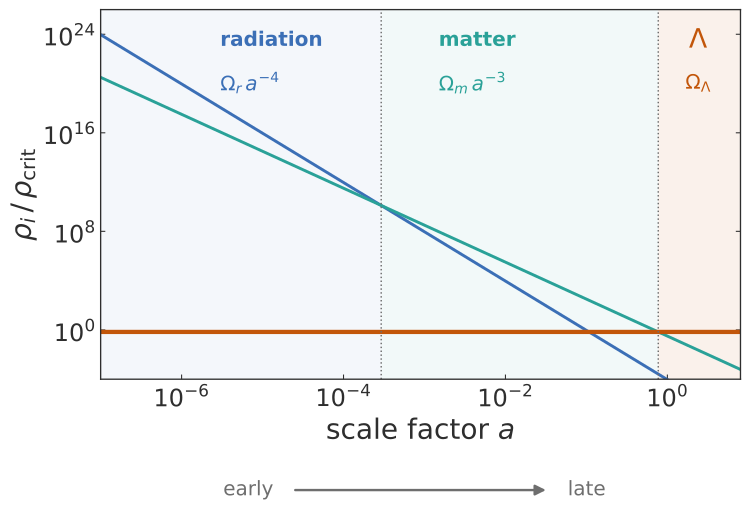

Here is the Python script that generated this plot:
#!/usr/bin/env python3
# ENV: shared
"""
What dominates the Universe, and when.

A slide version of figures/chap2/rho_vs_a.py from the thesis: the three energy
densities against the scale factor, with the era each one rules shaded, so the
audience sees in one look that the component driving the expansion today is the
one we understand least. Log-log in the scale factor a, Planck 2018 values, each
curve labelled with its term of H^2(a) = H0^2 (Omega_r a^-4 + Omega_m a^-3 +
Omega_Lambda), which the slide shows below; time runs left to right (early -> late).

Output (this directory): rho_vs_a.svg
"""

import sys
from pathlib import Path

import numpy as np

HERE = Path(__file__).resolve().parent

ROOT = next(p for p in HERE.parents if (p / "_common.py").exists())
sys.path.insert(0, str(ROOT))
from _common import GREY, KW, skip_if_built, slide_style

OUT = "rho_vs_a.svg"
skip_if_built(HERE, OUT)
slide_style(scale=1.5)
import matplotlib.pyplot as plt

# Planck 2018, normalised to the present critical density.
OM_R, OM_M, OM_L = 9.2e-5, 0.315, 0.685
RAD, MAT = "#3B6FB6", "#2AA198"

a = np.logspace(-7, 0.9, 1200)
a_eq = OM_R / OM_M
a_lam = (OM_M / OM_L) ** (1 / 3)

fig, ax = plt.subplots(figsize=(8.6, 5.0))

ax.axvspan(1e-7, a_eq, color=RAD, alpha=0.055, lw=0)
ax.axvspan(a_eq, a_lam, color=MAT, alpha=0.065, lw=0)
ax.axvspan(a_lam, 8, color=KW, alpha=0.085, lw=0)

ax.loglog(a, OM_R * a**-4, color=RAD)
ax.loglog(a, OM_M * a**-3, color=MAT)
ax.loglog(a, OM_L * np.ones_like(a), color=KW, lw=3.2)

for x in (a_eq, a_lam):
    ax.axvline(x, color=GREY, ls=":", lw=1.1)

# One label per component, inside its own shaded era, clear of every curve:
# the band colour matches the curve, so nothing needs a legend. Each curve is
# labelled with its scaling, the terms of H^2(a) on the slide; the dotted era
# boundaries (equality at a = Omega_r/Omega_m, Lambda at (Omega_m/Omega_L)^(1/3))
# are left unlabelled.
ax.text(3e-6, 3e23, "radiation", color=RAD, fontweight="bold", fontsize=15, va="center")
ax.text(3e-6, 1e20, r"$\Omega_r\,a^{-4}$", color=RAD, fontsize=15, va="center")
ax.text(1.5e-3, 3e23, "matter", color=MAT, fontweight="bold", fontsize=15, va="center")
ax.text(1.5e-3, 1e20, r"$\Omega_m\,a^{-3}$", color=MAT, fontsize=15, va="center")
ax.text(2.4, 3e23, r"$\Lambda$", color=KW, fontweight="bold", fontsize=20,
        ha="center", va="center")
ax.text(2.4, 1e20, r"$\Omega_\Lambda$", color=KW, fontsize=15, ha="center", va="center")

ax.set_xlabel(r"scale factor $a$")
ax.set_ylabel(r"$\rho_i\,/\,\rho_{\mathrm{crit}}$")
ax.set_xlim(1e-7, 8)
ax.set_ylim(1e-4, 1e26)
ax.set_xticks([1e-6, 1e-4, 1e-2, 1])
ax.set_yticks([1e0, 1e8, 1e16, 1e24])
ax.minorticks_off()
ax.tick_params(top=False, which="both")

# time runs left to right: early -> late, under the axis label
ax.annotate("", xy=(0.70, -0.30), xytext=(0.30, -0.30), xycoords="axes fraction",
            arrowprops=dict(arrowstyle="-|>", color=GREY, lw=1.8, mutation_scale=16))
ax.text(0.27, -0.30, "early", transform=ax.transAxes, color=GREY, fontsize=15,
        ha="right", va="center")
ax.text(0.73, -0.30, "late", transform=ax.transAxes, color=GREY, fontsize=15,
        ha="left", va="center")

fig.savefig(HERE / OUT, transparent=True)
print(f"wrote {OUT}")
